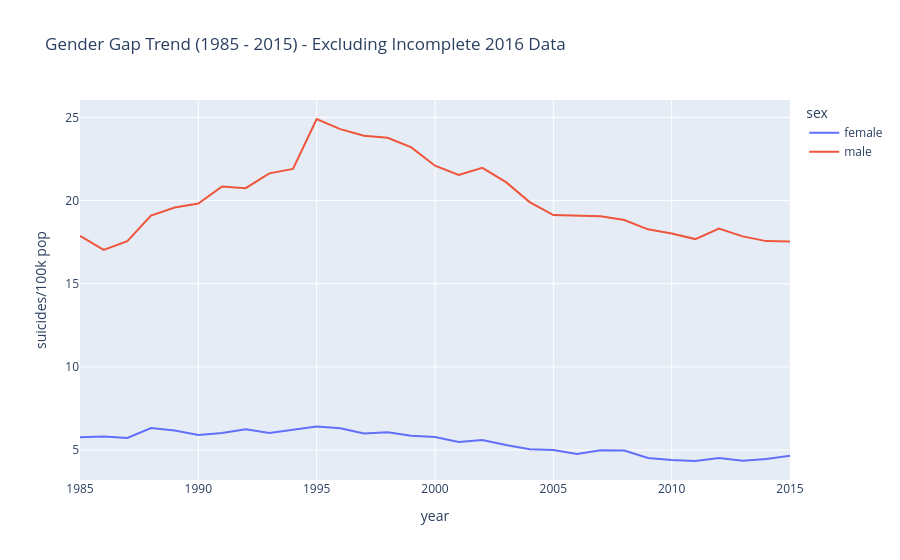

Notebook cell for this chart:
### Markdown cell above
- Finding: Suicide rates show a strong positive correlation with age. Both males and females experience an increase in suicide rates as they get older, with the 75+ years age group consistently recording the highest rates.

### Code cell
# Has this gap closed or widened over the years?

gap_trend = df.groupby(['year', 'sex'])['suicides/100k pop'].mean().reset_index()

## Because the Data of 2016 is not complete (Sample Size Bias)
gap_trend_clean = gap_trend[gap_trend['year'] < 2016]

px.line(gap_trend_clean, x='year', y='suicides/100k pop', color='sex', 
        title='Gender Gap Trend (1985 - 2015) - Excluding Incomplete 2016 Data')

### Figure 1 — Plotly figure (JSON) as saved in the notebook; plotly's stock layout.template omitted (floating-point values rounded to 4 significant figures)
{"data": [{"hovertemplate": "sex=female<br>year=%{x}<br>suicides/100k pop=%{y}<extra></extra>", "legendgroup": "female", "line": {"color": "#636efa", "dash": "solid"}, "marker": {"symbol": "circle"}, "mode": "lines", "name": "female", "orientation": "v", "showlegend": true, "type": "scatter", "x": [1985, 1986, 1987, 1988, 1989, 1990, 1991, 1992, 1993, 1994, 1995, 1996, 1997, 1998, 1999, 2000, 2001, 2002, 2003, 2004, 2005, 2006, 2007, 2008, 2009, 2010, 2011, 2012, 2013, 2014, 2015], "xaxis": "x", "y": [5.777, 5.813, 5.732, 6.323, 6.177, 5.907, 6.028, 6.25, 6.031, 6.24, 6.42, 6.314, 6.005, 6.08, 5.868, 5.783, 5.492, 5.606, 5.302, 5.054, 5.008, 4.769, 4.994, 4.979, 4.528, 4.406, 4.344, 4.522, 4.366, 4.459, 4.653], "yaxis": "y"}, {"hovertemplate": "sex=male<br>year=%{x}<br>suicides/100k pop=%{y}<extra></extra>", "legendgroup": "male", "line": {"color": "#EF553B", "dash": "solid"}, "marker": {"symbol": "circle"}, "mode": "lines", "name": "male", "orientation": "v", "showlegend": true, "type": "scatter", "x": [1985, 1986, 1987, 1988, 1989, 1990, 1991, 1992, 1993, 1994, 1995, 1996, 1997, 1998, 1999, 2000, 2001, 2002, 2003, 2004, 2005, 2006, 2007, 2008, 2009, 2010, 2011, 2012, 2013, 2014, 2015], "xaxis": "x", "y": [17.88, 17.03, 17.56, 19.1, 19.58, 19.82, 20.85, 20.75, 21.64, 21.91, 24.91, 24.3, 23.9, 23.77, 23.2, 22.1, 21.55, 21.97, 21.11, 19.91, 19.13, 19.09, 19.06, 18.84, 18.27, 18.03, 17.69, 18.32, 17.85, 17.56, 17.53], "yaxis": "y"}], "layout": {"legend": {"title": {"text": "sex"}, "tracegroupgap": 0}, "title": {"text": "Gender Gap Trend (1985 - 2015) - Excluding Incomplete 2016 Data"}, "xaxis": {"anchor": "y", "domain": [0, 1], "title": {"text": "year"}}, "yaxis": {"anchor": "x", "domain": [0, 1], "title": {"text": "suicides/100k pop"}}}}
